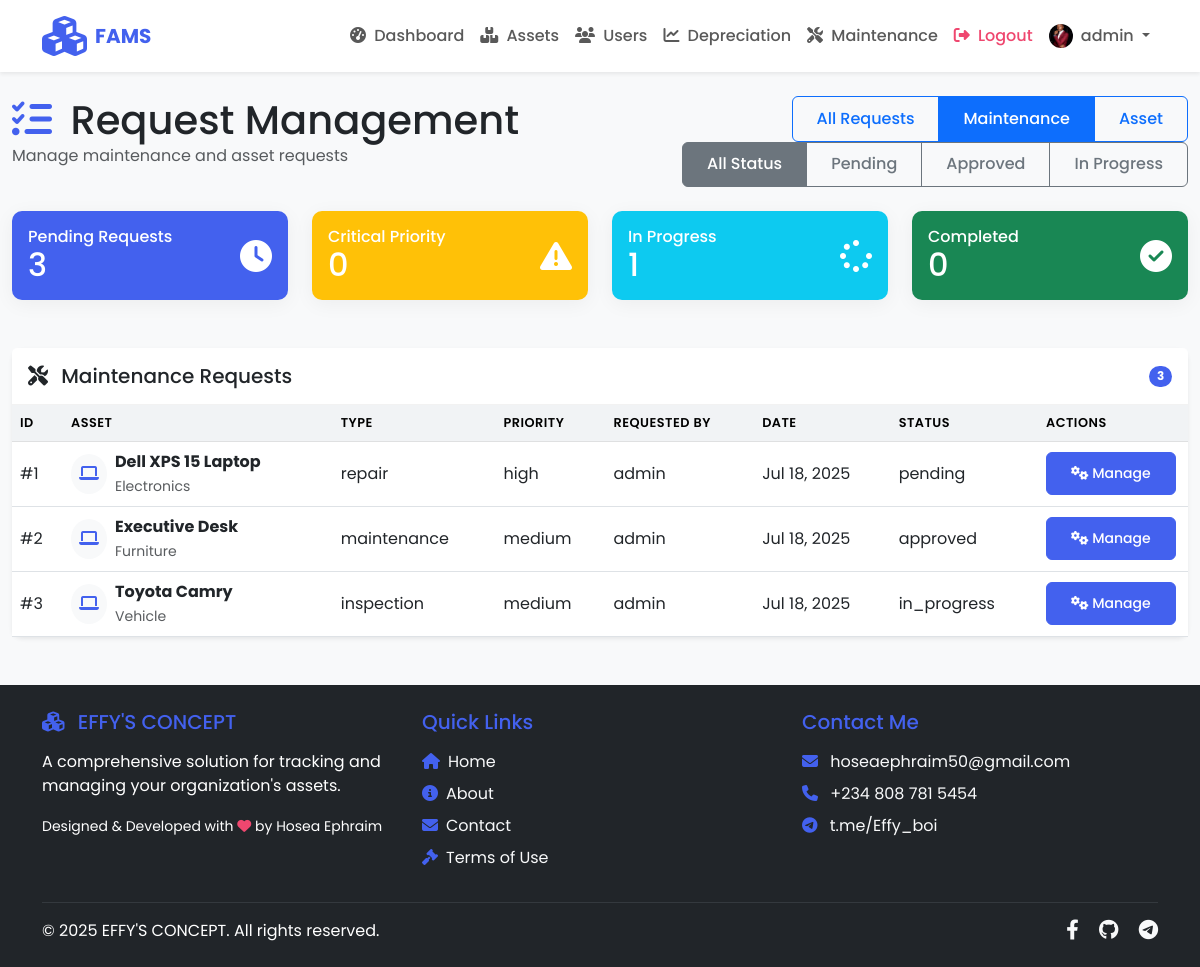
Screenshot of /admin/manage-requests.php?type=maintenance&status=all (signed in) with the database file from the repository.
### tables this page shows
CREATE TABLE IF NOT EXISTS `maintenance_requests` (
  `request_id` INT AUTO_INCREMENT PRIMARY KEY,
  `asset_id` INT NOT NULL,
  `user_id` INT NOT NULL,
  `request_type` ENUM('repair','maintenance','inspection','other') NOT NULL,
  `priority` ENUM('low','medium','high','critical') NOT NULL DEFAULT 'medium',
  `description` TEXT NOT NULL,
  `request_date` TIMESTAMP DEFAULT CURRENT_TIMESTAMP,
  `status` ENUM('pending','approved','in_progress','completed','rejected') DEFAULT 'pending',
  `approved_by` INT,
  `approved_date` DATETIME,
  `completion_date` DATETIME,
  `notes` TEXT,
  `created_at` TIMESTAMP DEFAULT CURRENT_TIMESTAMP,
  FOREIGN KEY (`asset_id`) REFERENCES `assets`(`asset_id`),
  FOREIGN KEY (`user_id`) REFERENCES `users`(`user_id`),
  FOREIGN KEY (`approved_by`) REFERENCES `users`(`user_id`)
);

CREATE TABLE IF NOT EXISTS `assets` (
  `asset_id` INT AUTO_INCREMENT PRIMARY KEY,
  `asset_name` VARCHAR(100) NOT NULL,
  `asset_type` VARCHAR(50),
  `purchase_date` DATE,
  `purchase_cost` DECIMAL(12,2),
  `acquisition_value` DECIMAL(12,2),
  `current_value` DECIMAL(12,2),
  `last_valuation_date` DATE,
  `location` VARCHAR(100),
  `location_details` VARCHAR(255),
  `status` ENUM('active','inactive','disposed') DEFAULT 'active',
  `assigned_to` INT,
  `asset_image` VARCHAR(255),
  `created_at` TIMESTAMP DEFAULT CURRENT_TIMESTAMP,
  FOREIGN KEY (`assigned_to`) REFERENCES `users`(`user_id`)
);

CREATE TABLE IF NOT EXISTS `users` (
  `user_id` INT AUTO_INCREMENT PRIMARY KEY,
  `username` VARCHAR(50) NOT NULL UNIQUE,
  `password` VARCHAR(255) NOT NULL,
  `email` VARCHAR(100) NOT NULL UNIQUE,
  `full_name` VARCHAR(100) NOT NULL,
  `phone` VARCHAR(20),
  `department` VARCHAR(100),
  `position` VARCHAR(100),
  `profile_picture` VARCHAR(255),
  `role` ENUM('admin','user') DEFAULT 'user',
  `status` ENUM('active','inactive') DEFAULT 'active',
  `theme_preference` ENUM('light','dark','system') DEFAULT 'system',
  `language_preference` VARCHAR(10) DEFAULT 'en',
  `last_login` TIMESTAMP NULL,
  `failed_login_attempts` INT DEFAULT 0,
  `lockout_time` TIMESTAMP NULL,
  `created_at` TIMESTAMP DEFAULT CURRENT_TIMESTAMP,
  `updated_at` TIMESTAMP DEFAULT CURRENT_TIMESTAMP ON UPDATE CURRENT_TIMESTAMP,
  INDEX `idx_email` (`email`),
  INDEX `idx_department` (`department`),
  INDEX `idx_role` (`role`),
  INDEX `idx_status` (`status`)
);

### admin/manage-requests.php (the view, shortened to what this page needs)
<?php
require_once '../includes/config.php';
$status_filter = $_GET['status'] ?? 'all';
$type_filter = $_GET['type'] ?? 'all';
$where_maintenance = '1=1';
$where_asset = '1=1';
$stmt = $pdo->prepare("
    SELECT mr.*, a.asset_name, a.asset_type, u.username as requester_name
    FROM maintenance_requests mr
    JOIN assets a ON mr.asset_id = a.asset_id
    JOIN users u ON mr.user_id = u.user_id
    WHERE $where_maintenance
    ORDER BY
        CASE
            WHEN mr.priority = 'critical' THEN 1
            WHEN mr.priority = 'high' THEN 2
            WHEN mr.priority = 'medium' THEN 3
            WHEN mr.priority = 'low' THEN 4
        END,
        mr.request_date DESC
");
$stmt->execute();
$maintenance_requests = $stmt->fetchAll();
$stmt = $pdo->prepare("
    SELECT ar.*, u.username as requester_name, a.asset_name, a.asset_type
    FROM asset_requests ar
    JOIN users u ON ar.user_id = u.user_id
    LEFT JOIN assets a ON ar.asset_id = a.asset_id
    WHERE $where_asset
    ORDER BY ar.request_date DESC
");
$stmt->execute();
$asset_requests = $stmt->fetchAll();
require_once '../includes/header.php';
?>
<div class="container-fluid py-4">
    <div class="row mb-4">
        <div class="col-md-6">
            <h1 class="mb-0"><i class="fas fa-tasks me-2 text-primary"></i> Request Management</h1>
            <p class="text-muted">Manage maintenance and asset requests</p>
        </div>
        <div class="col-md-6 text-end">
            <div class="btn-group">
                <a href="?type=all&status=<?php echo $status_filter; ?>" class="btn btn-outline-primary <?php echo $type_filter === 'all' ? 'active' : ''; ?>">All Requests</a>
                <a href="?type=maintenance&status=<?php echo $status_filter; ?>" class="btn btn-outline-primary <?php echo $type_filter === 'maintenance' ? 'active' : ''; ?>">Maintenance</a>
                <a href="?type=asset&status=<?php echo $status_filter; ?>" class="btn btn-outline-primary <?php echo $type_filter === 'asset' ? 'active' : ''; ?>">Asset</a>
            </div>
            <div class="btn-group ms-2">
                <a href="?type=<?php echo $type_filter; ?>&status=all" class="btn btn-outline-secondary <?php echo $status_filter === 'all' ? 'active' : ''; ?>">All Status</a>
                <a href="?type=<?php echo $type_filter; ?>&status=pending" class="btn btn-outline-secondary <?php echo $status_filter === 'pending' ? 'active' : ''; ?>">Pending</a>
                <a href="?type=<?php echo $type_filter; ?>&status=approved" class="btn btn-outline-secondary <?php echo $status_filter === 'approved' ? 'active' : ''; ?>">Approved</a>
                <a href="?type=<?php echo $type_filter; ?>&status=in_progress" class="btn btn-outline-secondary <?php echo $status_filter === 'in_progress' ? 'active' : ''; ?>">In Progress</a>
            </div>
        </div>
    </div>
    <div class="row mb-4">
        <div class="col-md-3">
            <div class="card bg-primary text-white">
                <div class="card-body d-flex justify-content-between align-items-center py-3">
                    <div>
                        <h6 class="mb-0">Pending Requests</h6>
                        <h2 class="mb-0">
                            <?php
                            $pending_count = 0;
                            foreach ($maintenance_requests as $req) {
                                if ($req['status'] === 'pending') $pending_count++;
                            }
                            foreach ($asset_requests as $req) {
                                if ($req['status'] === 'pending') $pending_count++;
                            }
                            echo $pending_count;
                            ?>
                        </h2>
                    </div>
                    <i class="fas fa-clock fa-2x"></i>
                </div>
            </div>
        </div>
        <div class="col-md-3">
            <div class="card bg-warning text-white">
                <div class="card-body d-flex justify-content-between align-items-center py-3">
                    <div>
                        <h6 class="mb-0">Critical Priority</h6>
                        <h2 class="mb-0">
                            <?php
                            $critical_count = 0;
                            echo $critical_count;
                            ?>
                        </h2>
                    </div>
                    <i class="fas fa-exclamation-triangle fa-2x"></i>
                </div>
            </div>
        </div>
        <div class="col-md-3">
            <div class="card bg-info text-white">
                <div class="card-body d-flex justify-content-between align-items-center py-3">
                    <div>
                        <h6 class="mb-0">In Progress</h6>
                        <h2 class="mb-0">
                            <?php
                            $in_progress_count = 0;
                            foreach ($maintenance_requests as $req) {
                                if ($req['status'] === 'in_progress') $in_progress_count++;
                            }
                            echo $in_progress_count;
                            ?>
                        </h2>
                    </div>
                    <i class="fas fa-spinner fa-2x"></i>
                </div>
            </div>
        </div>
        <div class="col-md-3">
            <div class="card bg-success text-white">
                <div class="card-body d-flex justify-content-between align-items-center py-3">
                    <div>
                        <h6 class="mb-0">Completed</h6>
                        <h2 class="mb-0">
                            <?php
                            $completed_count = 0;
                            echo $completed_count;
                            ?>
                        </h2>
                    </div>
                    <i class="fas fa-check-circle fa-2x"></i>
                </div>
            </div>
        </div>
    </div>
    <?php if ($type_filter === 'all' || $type_filter === 'maintenance'): ?>
    <div class="card mb-4 shadow-sm">
        <div class="card-header bg-white d-flex justify-content-between align-items-center py-3">
            <h5 class="mb-0"><i class="fas fa-tools me-2"></i> Maintenance Requests</h5>
            <span class="badge bg-primary rounded-pill"><?php echo count($maintenance_requests); ?></span>
        </div>
        <div class="card-body p-0">
            <?php if (count($maintenance_requests) > 0): ?>
                <div class="table-responsive">
                    <table class="table table-hover align-middle mb-0">
                        <thead class="table-light">
                            <tr>
                                <th>ID</th>
                                <th>Asset</th>
                                <th>Type</th>
                                <th>Priority</th>
                                <th>Requested By</th>
                                <th>Date</th>
                                <th>Status</th>
                                <th width="150">Actions</th>
                            </tr>
                        </thead>
                        <tbody>
                            <?php foreach ($maintenance_requests as $request): ?>
                                <tr>
                                    <td>#<?php echo $request['request_id']; ?></td>
                                    <td>
                                        <div class="d-flex align-items-center">
                                            <div class="asset-icon me-2 bg-light rounded-circle p-2">
                                                <i class="fas fa-laptop text-primary"></i>
                                            </div>
                                            <div>
                                                <div class="fw-bold"><?php echo htmlspecialchars($request['asset_name']); ?></div>
                                                <small class="text-muted"><?php echo htmlspecialchars($request['asset_type']); ?></small>
                                            </div>
                                        </div>
                                    </td>
                                    <td>
                                        <?php
                                        $type_badges = [
                                            'repair' => '<span class="badge bg-danger">Repair</span>',
                                            'maintenance' => '<span class="badge bg-info">Maintenance</span>',
                                            'inspection' => '<span class="badge bg-warning">Inspection</span>',
                                            'other' => '<span class="badge bg-secondary">Other</span>'
                                        ];
                                        echo $type_badges[$request['request_type']] ?? $request['request_type'];
                                        ?>
                                    </td>
                                    <td>
                                        <?php
                                        $priority_badges = [
                                            'low' => '<span class="badge bg-success">Low</span>',
                                            'medium' => '<span class="badge bg-info">Medium</span>',
                                            'high' => '<span class="badge bg-warning">High</span>',
                                            'critical' => '<span class="badge bg-danger">Critical</span>'
                                        ];
                                        echo $priority_badges[$request['priority']] ?? $request['priority'];
                                        ?>
                                    </td>
                                    <td><?php echo htmlspecialchars($request['requester_name']); ?></td>
                                    <td><?php echo date('M d, Y', strtotime($request['request_date'])); ?></td>
                                    <td>
                                        <?php
                                        $status_badges = [
                                            'pending' => '<span class="badge bg-warning">Pending</span>',
                                            'approved' => '<span class="badge bg-info">Approved</span>',
                                            'in_progress' => '<span class="badge bg-primary">In Progress</span>',
                                            'completed' => '<span class="badge bg-success">Completed</span>',
                                            'rejected' => '<span class="badge bg-danger">Rejected</span>'
                                        ];
                                        echo $status_badges[$request['status']] ?? $request['status'];
                                        ?>
                                    </td>
                                    <td>
                                        <button class="btn btn-sm btn-primary" data-bs-toggle="modal" data-bs-target="#actionModal"
                                            data-request-id="<?php echo $request['request_id']; ?>"
                                            data-request-type="maintenance"
                                            data-asset="<?php echo htmlspecialchars($request['asset_name']); ?>"
                                            data-description="<?php echo htmlspecialchars($request['description']); ?>"
                                            data-status="<?php echo $request['status']; ?>"
                                            data-priority="<?php echo $request['priority']; ?>"
                                            data-requester="<?php echo htmlspecialchars($request['requester_name']); ?>"
                                            data-notes="<?php echo htmlspecialchars($request['notes'] ?? ''); ?>">
                                            <i class="fas fa-cogs"></i> Manage
                                        </button>
                                    </td>
                                </tr>
                            <?php endforeach; ?>
                        </tbody>
                    </table>
                </div>
            <?php endif; ?>
        </div>
    </div>
    <?php endif; ?>
</div>
<?php require_once '../includes/footer.php'; ?>

### assets/css/style.css (style rules this page uses)
:root { --primary: #4361ee; --primary-dark: #3a56d4; --secondary: #7209b7; --success: #38b000; --info: #4cc9f0; --warning: #f8961e; --danger: #ef476f; --light: #f8f9fa; --dark: #212529; --gray: #6c757d; --gray-light: #f1f3f5; --body-bg: #f8f9fa; --sidebar-bg: #ffffff; --card-bg: #ffffff; }
body { font-family: 'Poppins', -apple-system, BlinkMacSystemFont, 'Segoe UI', Roboto, Oxygen, Ubuntu, Cantarell, 'Open Sans', 'Helvetica Neue', sans-serif; background-color: var(--body-bg); color: var(--dark); }
.card { border: none; border-radius: 10px; box-shadow: 0 4px 20px rgba(0, 0, 0, 0.05); transition: transform 0.3s, box-shadow 0.3s; margin-bottom: 1.5rem; }
.card-header { background-color: transparent; border-bottom: 1px solid rgba(0, 0, 0, 0.05); font-weight: 600; }
.table { border-collapse: separate; border-spacing: 0; }
.table thead th { background-color: var(--gray-light); border-top: none; font-weight: 600; text-transform: uppercase; font-size: 0.8rem; letter-spacing: 0.5px; }
.btn { border-radius: 6px; padding: 0.6rem 1.5rem; font-weight: 500; }
.btn-primary { background-color: var(--primary); border-color: var(--primary); }
.text-primary { color: var(--primary) !important; }
.bg-primary { background-color: var(--primary) !important; }

### rows the page displays
maintenance_requests: request_id "1", asset.asset_name "Dell XPS 15 Laptop", asset.asset_type "Electronics", request_type "repair", priority "high", user.username "admin", request_date "Jul 18, 2025", status "pending"
maintenance_requests: request_id "2", asset.asset_name "Executive Desk", asset.asset_type "Furniture", request_type "maintenance", priority "medium", user.username "admin", request_date "Jul 18, 2025", status "approved"
maintenance_requests: request_id "3", asset.asset_name "Toyota Camry", asset.asset_type "Vehicle", request_type "inspection", priority "medium", user.username "admin", request_date "Jul 18, 2025", status "in_progress"

### other values shown
$_SESSION['username'] "admin"
$pending_count "3"
$critical_count "0"
$in_progress_count "1"
$completed_count "0"
count($maintenance_requests) "3"
